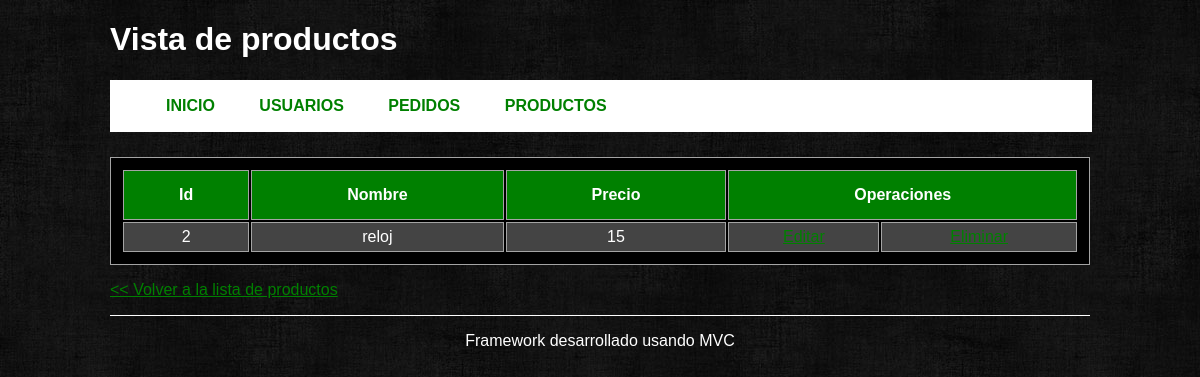
The page /product/view/2 on the database its author committed.
### tables this page shows
CREATE TABLE IF NOT EXISTS `productos` (
  `id` int(11) NOT NULL AUTO_INCREMENT,
  `nombre` varchar(30) NOT NULL,
  `precio` int(4) NOT NULL,
  PRIMARY KEY (`id`)
);

### controllers/productController.php (called while the page is built, shortened)
<?php
class productController extends Controller {
    private $_product;
    public function __construct () {
        $this->_product = $this->loadModel('product');
    }
    public function view($productid){
        $this->_view->product = $this->_product->getProductsById($productid);
        $this->_view->title   = "Vista de productos";
        $this->_view->render('view');
    }
}

### index.php (called while the page is built, shortened)
<?php
require_once APP_PATH . 'Controller.php';
require_once APP_PATH . 'Model.php';
try{
    Bootstrap::run(new Request);
}catch(Exception $e){
    echo $e->getMessage();;
}
?>

### application/Model.php (called while the page is built, shortened)
<?php
class Model {
    public function __construct() {
        $this->_db = new Database();
    }
}

### models/productModel.php (called while the page is built, shortened)
<?php
class productModel extends Model {
    public function getProductsById($id) {
        $user = $this->_db->prepare("SELECT * FROM productos WHERE id = ?");
        $user->bindParam(1, $id, PDO::PARAM_INT);
        $user->execute();
        return array_shift($user->fetchall());
    }
}

### application/Controller.php (called while the page is built, shortened)
<?php
abstract class Controller {
    protected function loadModel($model) {
        $model = $model . 'Model';
        $pathModel = ROOT . 'models' . DS . $model . '.php';
        if(is_readable($pathModel)) {
            $model = new $model;
            return $model;
        }
        else {
            throw new Exception("Error de Modelo");
        }
    }
}

### views/product/view.phtml (the view)
<?php if(isset($this->product)  && count($this->product)): ?>
<table>
    <tr>
        <th>Id</th>
        <th>Nombre</th>
        <th>Precio</th>
        <th colspan="2">Operaciones</th>
    </tr>
    <tr id="cuerpo">
        <td><?php echo $this->product['id']?></td>
        <td><?php echo $this->product['nombre']?></td>
        <td><?php echo $this->product['precio']?></td>
        <td>
            <a href="<?php echo BASE_URL . 'product/edit/' . $this->product['id']; ?>">Editar</a>
        </td>
        <td>
            <a href="<?php echo BASE_URL . 'product/delete/' . $this->product['id']; ?>">Eliminar</a>
        </td>
    </tr>
</table>
<?php else: ?>
    <p><strong>No hay datos en la base de datos</strong></p>
<?php endif; ?>
<p><a href="<?php echo BASE_URL . 'product' ?>">&lt;&lt; Volver a la lista de productos</a></p>

### views/layout/default/css/style.css (style rules this page uses)
body { color: white; background: transparent url('../img/fondo.jpeg') repeat; font-family: Arial, Helvetica, Verdana; }
a, a:visited { color:green; }
table { width: 980px; text-align: center; background: black; border: 1px solid #A4A4A4; border-collapse: separate; padding: 10px }
td { padding: 5px; border: 1px solid #A4A4A4; border-collapse: separate; }
th { padding: 15px; background: green; border: 1px solid #A4A4A4; border-collapse: separate; }
#cuerpo:nth-child(2n) { background: #444 }

### rows shown on the page
productos: id "2", nombre "reloj", precio "15"

### other values the page prints
$this->title "Vista de productos"
$layoutParams['menu'][$i]['title'] "INICIO"
$layoutParams['menu'][$i]['title'] "USUARIOS"
$layoutParams['menu'][$i]['title'] "PEDIDOS"
$layoutParams['menu'][$i]['title'] "PRODUCTOS"
